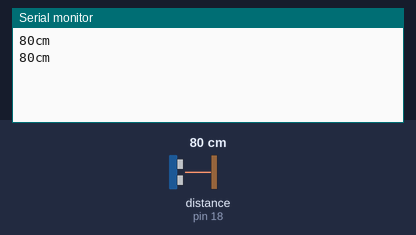
This sketch was run on a simulated Arduino Uno, built with avr-gcc and run on an emulated ATmega328P. Parts: the last lines printed to the serial monitor. Wiring (inferred from the names in the program): ultrasonic range finder: trigger pin 5; echo pin 18. The inputs (shaded band) are chosen by the test bench; at power-on: distance to the obstacle (sensor on pin 18) 80 cm. The echo pulse lasts 58.3 µs per cm.

Above: at 1.8 s.
1.9 s: distance to the obstacle (sensor on pin 18) set to 2 cm
At 2.8 s:
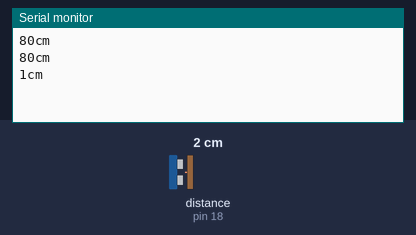
3.4 s: distance to the obstacle (sensor on pin 18) set to 4 cm
At 4.5 s:
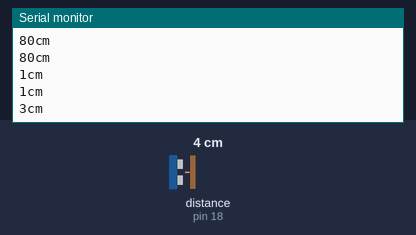
Timing chart, 0 to 6.4 s (numbered marks = the images above; inputs shaded):
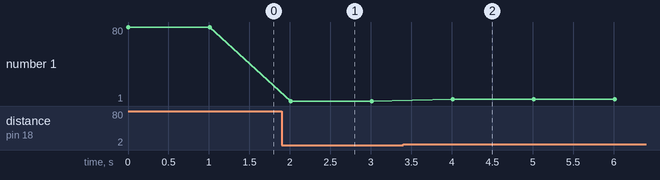

Measured:
- after the input at 1.9 s, the serial monitor: prints a new line after 0.11 s (image 1)
- after the input at 3.4 s, the serial monitor: prints a new line after 0.61 s (image 2)
- plotted number 1: 80 → 1 after the input at 1.9 s, 1 → 3 after the input at 3.4 s

The sketch:

ultrasonic.ino
```cpp
const int pingPin = 5; //trig
int inPin = 18; //echo
long duration, cm;

void setup() {
Serial.begin(9600);
}

void loop()
{


pinMode(pingPin, OUTPUT);

digitalWrite(pingPin, LOW);
delayMicroseconds(2);
digitalWrite(pingPin, HIGH);
delayMicroseconds(5);
digitalWrite(pingPin, LOW);
pinMode(inPin, INPUT);
duration = pulseIn(inPin, HIGH);

cm = microsecondsToCentimeters(duration);

Serial.print(cm);
Serial.print("cm");
Serial.println();
delay(1000);
}

long microsecondsToCentimeters(long microseconds)
{
return microseconds / 29 / 2;
}
```
